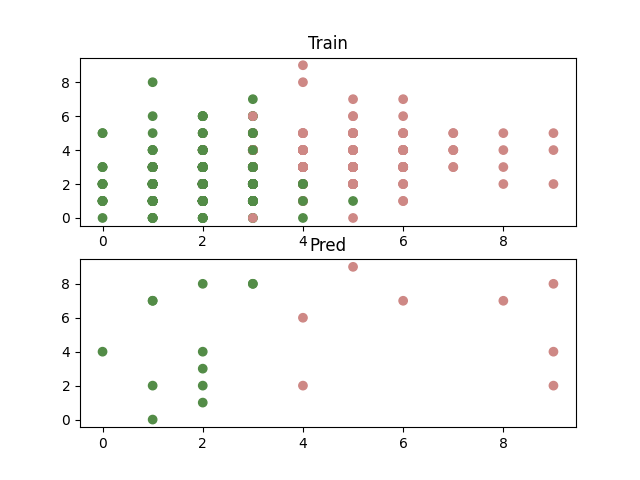

This chart was generated by the following Python code:
from posixpath import basename, splitext
from numpy.lib.shape_base import split
import pandas as pd
from sklearn import datasets
import numpy as np
from collections import Counter
import matplotlib.pyplot as plt
import random
import os
import pdb

def visualize(diabetes_X_train, diabetes_y_train, diabetes_X_test, pred_y_label, save_path):
    # color
    label_choice = set(diabetes_y_train.tolist())
    color_map = {l: (random.random(), random.random(), random.random()) for l in label_choice}
    diabetes_y_colors = np.zeros((diabetes_y_train.shape[0], 3))
    pred_y_colors = np.zeros((pred_y_label.shape[0], 3))
    for key, value in color_map.items():
        diabetes_y_colors[diabetes_y_train == key] = value
        pred_y_colors[pred_y_label == key] = value

    fig, axs = plt.subplots(2, 1)
    axs[0].set_title("Train")
    axs[0].scatter(diabetes_X_train[:, 0], diabetes_X_train[:, 1], c=diabetes_y_colors)
    axs[1].set_title("Pred")
    axs[1].scatter(diabetes_X_test[:, 0], diabetes_X_test[:, 1], c=pred_y_colors)
    fig.savefig(save_path)
  

def load_data():
    diabetes_X, diabetes_y = datasets.load_breast_cancer(return_X_y=True)
    # Use only one feature
    diabetes_X = diabetes_X[:, :2]

    # Split the data into training/testing sets
    diabetes_X_train = diabetes_X[:-20]
    diabetes_X_test = diabetes_X[-20:]

    # Split the targets into training/testing sets
    diabetes_y_train = diabetes_y[:-20]
    diabetes_y_test = diabetes_y[-20:]
    return diabetes_X_train, diabetes_y_train, diabetes_X_test, diabetes_y_test

def feature_discretization(feature, slice=10):
    """特征分为10个类别"""
    assert feature.ndim == 1
    min, max = np.min(feature), np.max(feature)
    gap = (max+0.1 - min) / slice
    dis_feature = (feature - min) // gap
    return dis_feature

def algorithm(train_feature, train_label, test_feature):
    """bayes algorithm"""
    slice = 10
    for dim in range(train_feature.ndim):
        train_feature[:, dim] = feature_discretization(train_feature[:, dim], slice)
    for dim in range(test_feature.ndim):
        test_feature[:, dim] = feature_discretization(test_feature[:, dim], slice)

    label_list = [0, 1]
    assert set(train_label.tolist()) == set(label_list)

    # P(Y)
    py = {}
    for label in label_list:
        prob = sum(train_label == label) / train_label.shape[0]
        py[label] = prob
    
    # Calculate evert feature P(x|Y)
    px_y0 = {}
    px_y1 = {}
    label0_feature = train_feature[train_label == 0]
    label1_feature = train_feature[train_label == 1]
    for feature in range(slice):
        px_y0[feature] = sum(label0_feature == feature) / len(label0_feature)       #(2,)    
        px_y1[feature] = sum(label1_feature == feature) / len(label1_feature)

    # pred
    # P(X|Y0)
    px_in_y0 = np.ones((test_feature.shape[0]))
    for key, prob in px_y0.items():
        px_in_y0[test_feature[:, 0] == key] *= prob[0]
        px_in_y0[test_feature[:, 1] == key] *= prob[1]
    px_in_y1 = np.ones((test_feature.shape[0]))
    for key, prob in px_y1.items():
        px_in_y1[test_feature[:, 0] == key] *= prob[0]
        px_in_y1[test_feature[:, 1] == key] *= prob[1]
    px_in_y = [px_in_y0, px_in_y1]
    # P(X)
    px = px_in_y0 * py[0] + px_in_y1 * py[1]
    
    # prob
    prob = np.zeros((test_feature.shape[0], len(label_list)))
    for i in range(len(label_list)):
        prob[:, i] = px_in_y[i] * py[i] / px
    pred_test_label = np.argmax(prob, axis=1)
    return pred_test_label

def main():
    diabetes_X_train, diabetes_y_train, diabetes_X_test, diabetes_y_test = load_data()
    pred_test_label = algorithm(diabetes_X_train, diabetes_y_train, diabetes_X_test)
    correct_num =  np.sum((diabetes_y_test - pred_test_label) == 0)
    print("Acc: {:.2f}".format(correct_num / len(diabetes_y_test)))

    # vis
    save_path = os.path.join(os.path.dirname(__file__), os.path.basename(__file__).split(".")[0])
    visualize(diabetes_X_train, diabetes_y_train, diabetes_X_test, pred_test_label, save_path)

if __name__ == "__main__":
    main()
